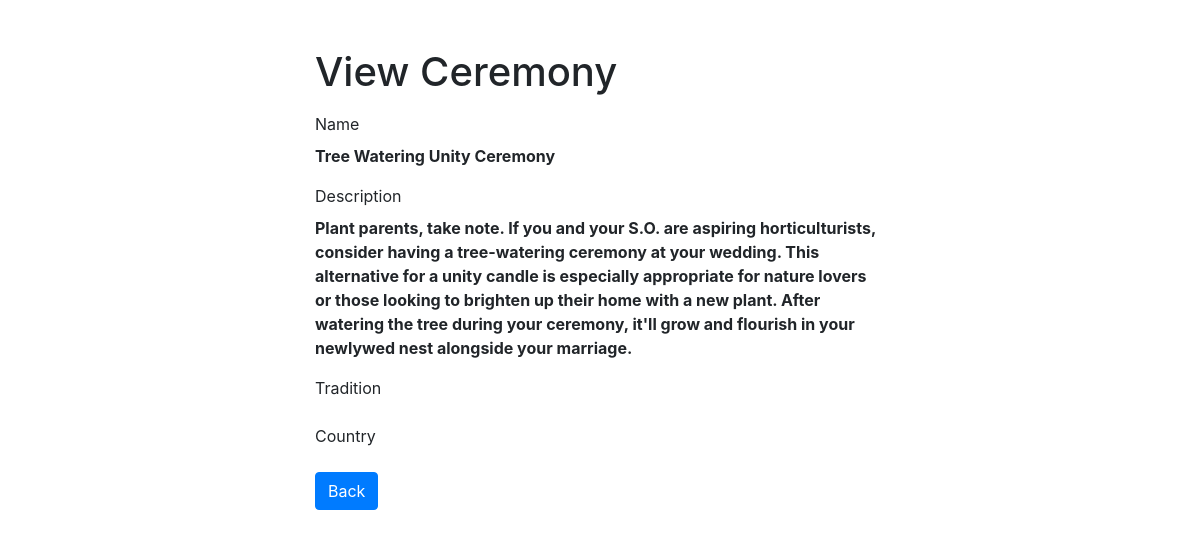
Screenshot of /read.php?id=1 with the database file from the repository.
### tables this page shows
CREATE TABLE `ceremonies` (
  `id` int(11) NOT NULL,
  `name` text NOT NULL,
  `description` text NOT NULL,
  `tradition` text NOT NULL,
  `country` text NOT NULL,
  `media1` text DEFAULT NULL,
  `media2` text DEFAULT NULL,
  `notes` text DEFAULT NULL,
  `status` varchar(2) DEFAULT NULL
);

### read.php (the view, shortened to what this page needs)
<?php
if(isset($_GET["id"]) && !empty(trim($_GET["id"]))){
    require_once "db_configuration.php";
    $sql = "SELECT * FROM ceremonies WHERE id = ?";
    if($stmt = mysqli_prepare($link, $sql)){
        mysqli_stmt_bind_param($stmt, "i", $param_id);
        if(mysqli_stmt_execute($stmt)){
            $result = mysqli_stmt_get_result($stmt);
            if(mysqli_num_rows($result) == 1){
                $row = mysqli_fetch_array($result, MYSQLI_ASSOC);
            } else{
                header("location: error.php");
                exit();
            }
        } else{
            echo "Oops! Something went wrong. Please try again later.";
        }
    }
} else{
    header("location: error.php");
    exit();
}
?>
<!DOCTYPE html>
<html lang="en">
<head>
    <link rel="stylesheet" href="https://stackpath.bootstrapcdn.com/bootstrap/4.5.2/css/bootstrap.min.css">
</head>
<body>
    <div class="wrapper">
        <div class="container-fluid">
            <div class="row">
                <div class="col-md-12">
                    <h1 class="mt-5 mb-3">View Ceremony</h1>
                    <div class="form-group">
                        <label>Name</label>
                        <p><b><?php echo $row["name"]; ?></b></p>
                    </div>
                    <div class="form-group">
                        <label>Description</label>
                        <p><b><?php echo $row["description"]; ?></b></p>
                    </div>
                    <div class="form-group">
                        <label>Tradition</label>
                    </div>
                    <div class="form-group">
                      <label>Country</label>
                    </div>
                    <p><a href="crud.php" class="btn btn-primary">Back</a></p>
                </div>
            </div>
        </div>
    </div>
</body>
</html>

### read.php (style rules this page uses)
.wrapper { width: 600px; margin: 0 auto; }

### rows the page displays
ceremonies: name "Tree Watering Unity Ceremony", description "Plant parents, take note. If you and your S.O. are aspiring horticulturists, consider having a tree-watering ceremony at your wedding. This alternative for a unity candle is especially appropriate for nature lovers or those looking to brighten up their home with a new plant. After watering the tree during your ceremony, it'll grow and flourish in your newlywed nest alongside your marriage."
